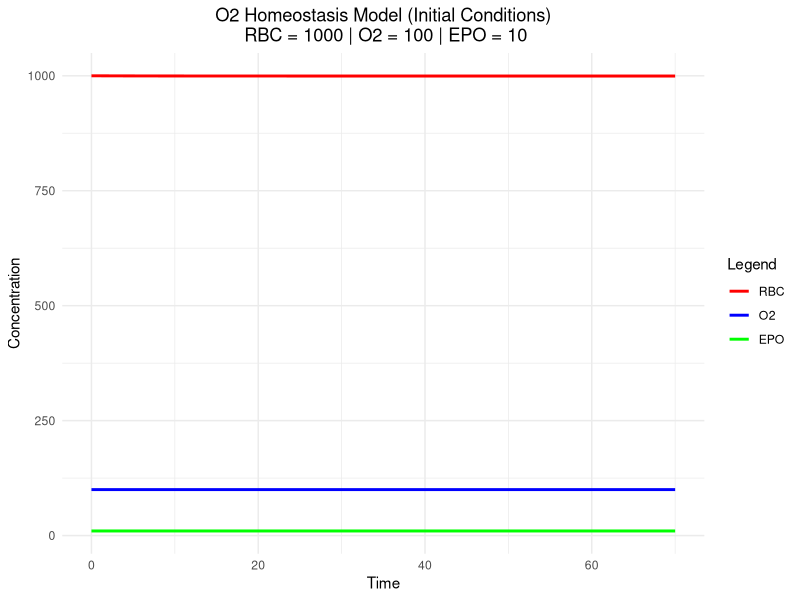
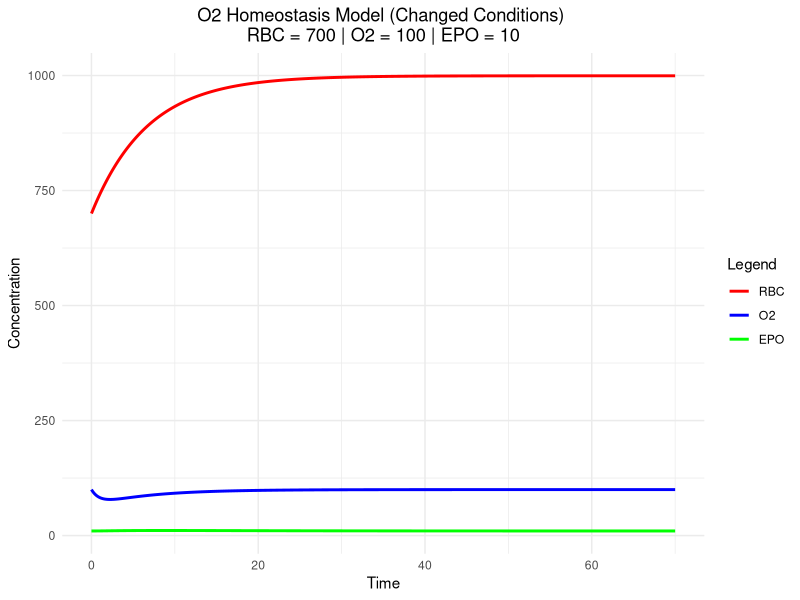
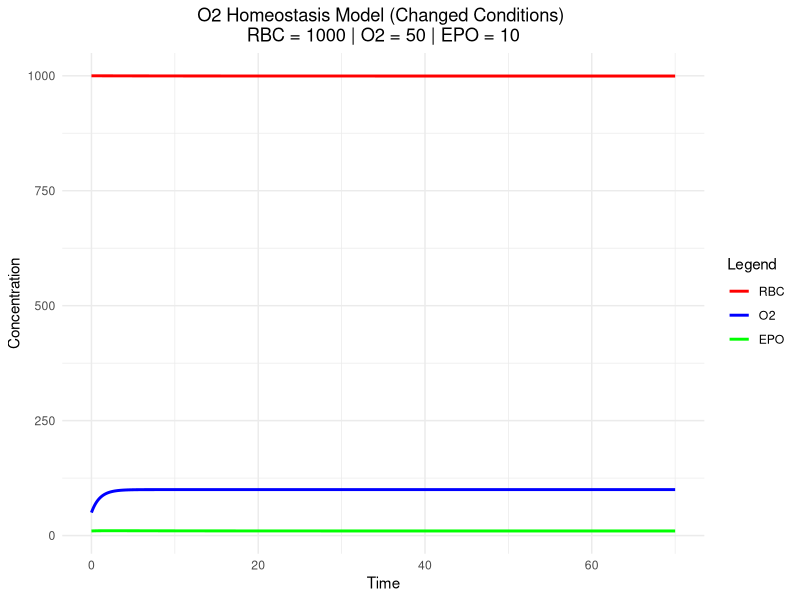
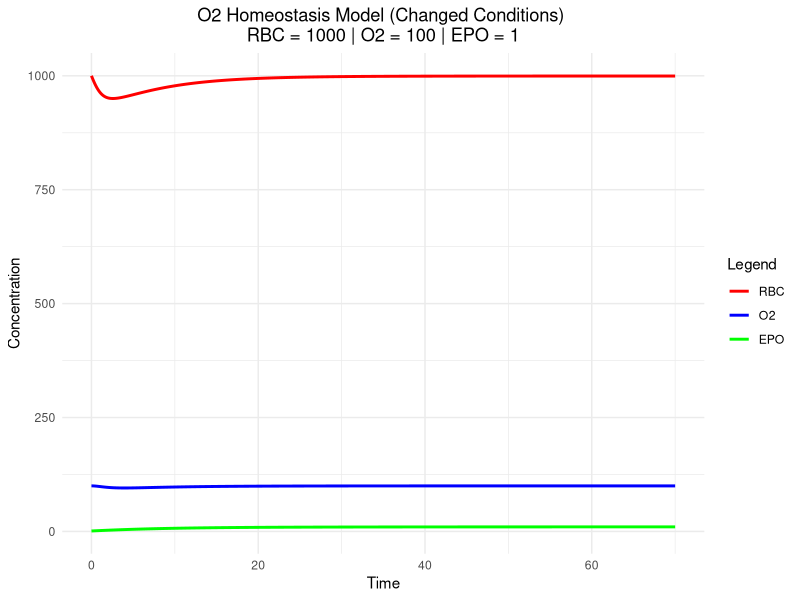
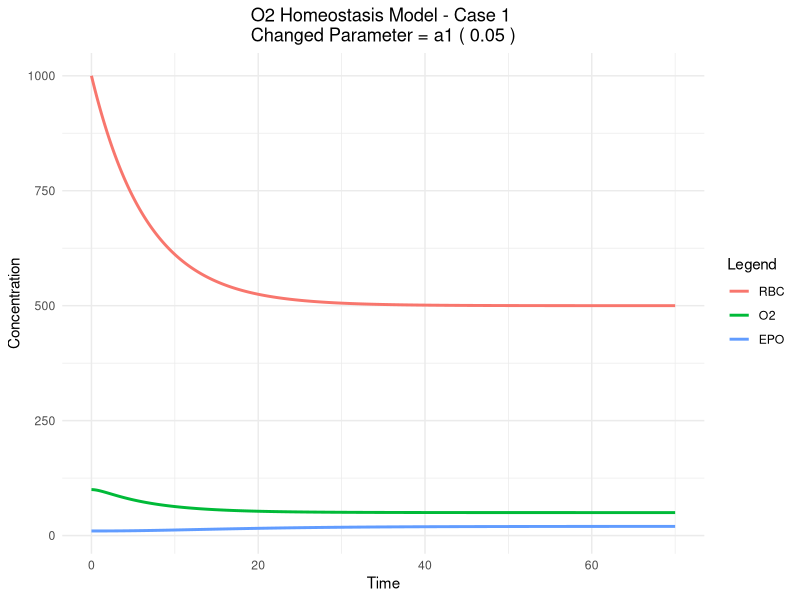
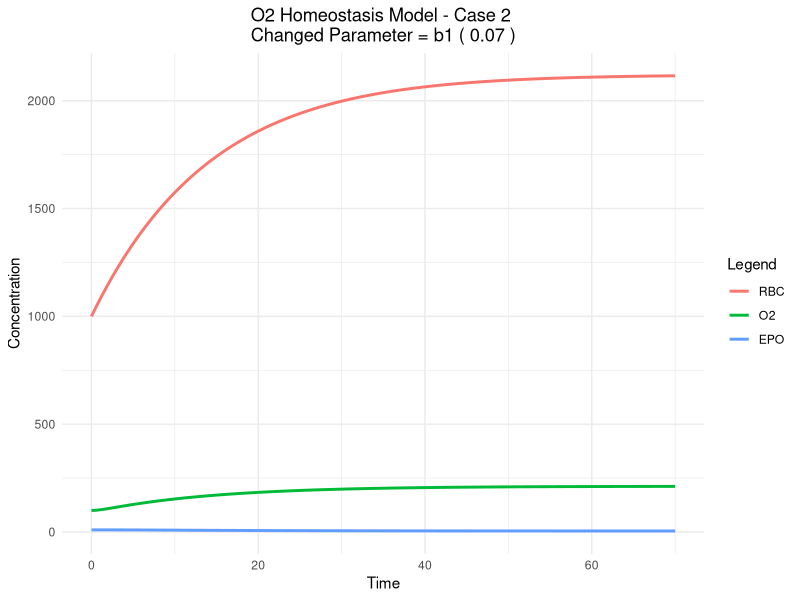
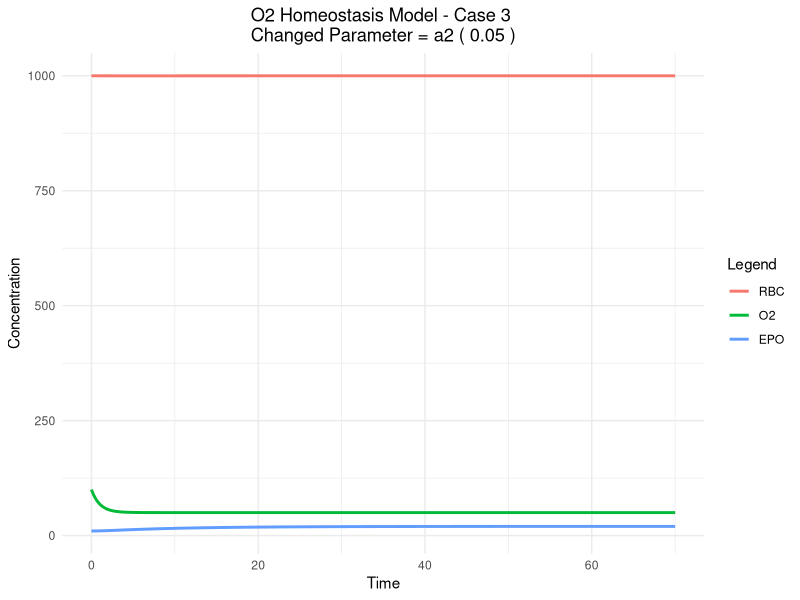
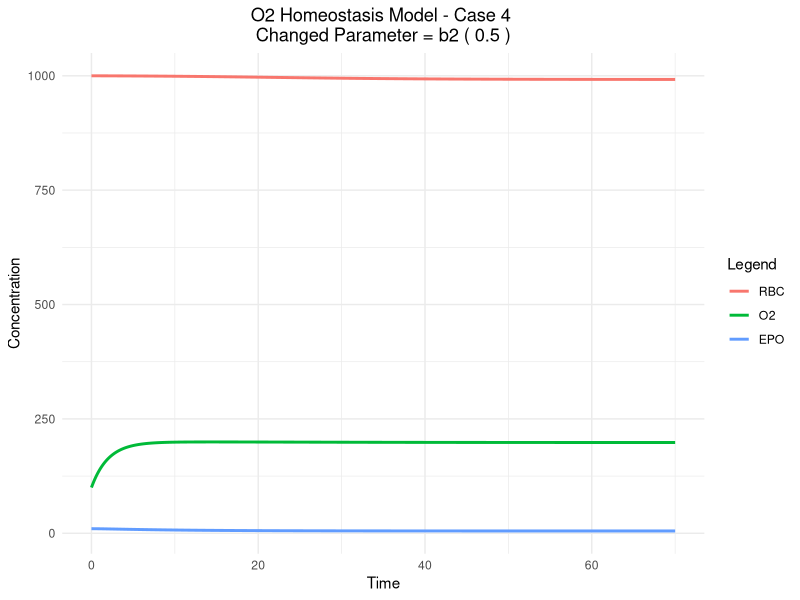

Here is the R script that generated these plots, in order:
## ---- chunk 1
knitr::opts_chunk$set(echo = FALSE, warning = FALSE, message = FALSE)
## ---- chunk 2
# Libraries used
library(deSolve)
library(ggplot2)
library(dplyr)
library(knitr)


# Define the system of ODEs
model <- function(t, y, params) {
  with(as.list(c(y, params)), {
    dRBC <- a1 * SC * (1 + 0.5 * EPO^4 / (2^4 + EPO^4)) - b1 * RBC
    dO2  <- a2 * RBC - b2 * O2
    dEPO <- a3 * O2^g3 - b3 * EPO
    return(list(c(dRBC, dO2, dEPO)))
  })
}

# Define parameters
params <- c(a1 = 0.1, b1 = 0.15, a2 = 0.1, b2 = 1.0, a3 = 100, 
            b3 = 0.1, g3 = -1, SC = 1000)

# Initial conditions for RBC, O2, and EPO
y0 <- c(RBC = 1000, O2 = 100, EPO = 10)

# Time sequence for simulation
times <- seq(0, 70, by = 0.1)

# Solve the system of ODEs
result_1 <- ode(y = y0, times = times, func = model, parms = params)

# Convert 'result' (matrix) to a dataframe for ggplot2
df <- as.data.frame(result_1)
df_long <- reshape2::melt(df, id.vars = "time")

# Plot using ggplot2
ggplot(df_long, aes(x = time, y = value, color = variable)) +
  geom_line(size = 1) +
  labs(x = "Time", y = "Concentration", color = "Legend", title = "O2 Homeostasis Model (Initial Conditions)\n RBC = 1000 | O2 = 100 | EPO = 10") +
  theme_minimal() +
  theme(legend.position = "right", plot.title = element_text(hjust = 0.5)) +
      scale_color_manual(values=c('Red','Blue', "Green"))

# Creating a data table
# Assuming you already have a dataset with a time column
# Example: result is your data frame with a 'time' column
# df1 <- df %>%
#   mutate(formatted_time = sapply(time, function(t) {
#     h <- floor(t)  # Extract whole hours
#     m <- round((t - h) * 60)  # Convert fractional part to minutes
#     paste(h, "hrs", m, "mins")
#   }))
# 
# kable(as.data.frame(df1), digits = 5, caption = "ODE Simulation Results (Steady State)")
## ---- chunk 3
# Load necessary libraries
library(deSolve)  # For ODE solving
library(ggplot2)  # For plotting
library(reshape2) # For melting data

# List of initial conditions to test (changing RBC, O2, and EPO values)
initial_conditions_list <- list(
  c(RBC = 700, O2 = 100, EPO = 10),
  c(RBC = 1000, O2 = 50, EPO = 10),
  c(RBC = 1000, O2 = 100, EPO = 1)
)

# Loop through each initial condition
for (i in seq_along(initial_conditions_list)) {
  
  # Extract current initial conditions
  initial_conditions <- initial_conditions_list[[i]]
  
  # Solve the ODE system
  result_2 <- ode(y = initial_conditions, times = times, func = model, parms = params)
  
  # Convert 'result' (matrix) to a dataframe for ggplot2
  df_2 <- as.data.frame(result_2)
  df_long_2 <- reshape2::melt(df_2, id.vars = "time")
  
  # Create a dynamic title based on the current initial conditions
  plot_title <- paste("O2 Homeostasis Model (Changed Conditions)",  
                      "\nRBC =", initial_conditions["RBC"], 
                      "| O2 =", initial_conditions["O2"], 
                      "| EPO =", initial_conditions["EPO"])
  
  # Create plot
  p <- ggplot(df_long_2, aes(x = time, y = value, color = variable)) +
    geom_line(size = 1) +
    labs(x = "Time", y = "Concentration", color = "Legend", title = plot_title) +
    theme_minimal() +
    theme(legend.position = "right", plot.title = element_text(hjust = 0.5)) + 
    scale_color_manual(values=c('Red','Blue', "Green"))
  
    print(p)  # Explicitly print the plot inside the loop
  # 
   df2 <- df_2 %>%
   mutate(formatted_time = sapply(time, function(t) {
     h <- floor(t)  # Extract whole hours
     m <- round((t - h) * 60)  # Convert fractional part to minutes
     paste(h, "hrs", m, "mins")
   }))
   
   print(kable(as.data.frame(df2), digits = 5, caption = plot_title))

}

## ---- chunk 4

## ---- chunk 5
# List of changed parameters to test
changed_param_list <- list(
  c(a1 = 0.05, b1 = 0.15, a2 = 0.1, b2 = 1.0, a3 = 100, b3 = 0.1, g3 = -1, SC = 1000),
  c(a1 = 0.1, b1 = 0.07, a2 = 0.1, b2 = 1.0, a3 = 100, b3 = 0.1, g3 = -1, SC = 1000),
  c(a1 = 0.1, b1 = 0.15, a2 = 0.05, b2 = 1.0, a3 = 100, b3 = 0.1, g3 = -1, SC = 1000),
  c(a1 = 0.1, b1 = 0.15, a2 = 0.1, b2 = 0.5, a3 = 100, b3 = 0.1, g3 = -1, SC = 1000),
  c(a1 = 0.1, b1 = 0.15, a2 = 0.1, b2 = 1.0, a3 = 50, b3 = 0.1, g3 = -1, SC = 1000),
  c(a1 = 0.1, b1 = 0.15, a2 = 0.1, b2 = 1.0, a3 = 100, b3 = 0.05, g3 = -1, SC = 1000),
  c(a1 = 0.1, b1 = 0.15, a2 = 0.1, b2 = 1.0, a3 = 100, b3 = 0.1, g3 = -1.5, SC = 1000),
  c(a1 = 0.1, b1 = 0.15, a2 = 0.1, b2 = 1.0, a3 = 100, b3 = 0.1, g3 = -1, SC = 500)
)

# Loop through each initial condition
for (i in seq_along(changed_param_list)) {
  
  # Extract current initial conditions
  changed_param <- changed_param_list[[i]]
  
  param_names <- c("a1", "b1", "a2", "b2", "a3", "b3", "g3", "SC")
  
  # Solve the ODE system
  result_3 <- ode(y = y0, times = times, func = model, parms = changed_param)
  
  # Convert 'result' (matrix) to a dataframe for ggplot2
  df_3 <- as.data.frame(result_3)
  df_long_3 <- reshape2::melt(df_3, id.vars = "time")
  
  # Create a dynamic title based on the current initial conditions
  plot_title <- paste("O2 Homeostasis Model - Case", i, "\nChanged Parameter =", param_names[i], "(", changed_param[i],")")
  
  # Create plot
  p <- ggplot(df_long_3, aes(x = time, y = value, color = variable)) +
    geom_line(size = 1) +
    labs(x = "Time", y = "Concentration", color = "Legend", title = plot_title) +
    theme_minimal() +
    theme(legend.position = "right", plot.title = element_text(hjust = 0.5))
  
    print(p)  # Explicitly print the plot inside the loop
  # 
  # df2 <- df_2 %>%
  # mutate(formatted_time = sapply(time, function(t) {
  #   h <- floor(t)  # Extract whole hours
  #   m <- round((t - h) * 60)  # Convert fractional part to minutes
  #   paste(h, "hrs", m, "mins")
  # }))
  # 
  # print(kable(as.data.frame(df2), digits = 5, caption = plot_title))

}

## ---- chunk 6

# Lower g3, Higher SC

  # Define parameters
  params <- c(a1 = 0.1, b1 = 0.15, a2 = 0.1, b2 = 1.0, a3 = 100, 
              b3 = 0.1, g3 = -1.5, SC = 1500)
  
  # Initial conditions for RBC, O2, and EPO
  y0 <- c(RBC = 1000, O2 = 100, EPO = 10)
  
  # Time sequence for simulation
  times <- seq(0, 70, by = 0.1)
  
  # Solve the system of ODEs
  result_1 <- ode(y = y0, times = times, func = model, parms = params)
  
  # Convert 'result' (matrix) to a dataframe for ggplot2
  df <- as.data.frame(result_1)
  df_long <- reshape2::melt(df, id.vars = "time")
  
  # Plot using ggplot2
  ggplot(df_long, aes(x = time, y = value, color = variable)) +
    geom_line(size = 1) +
    labs(x = "Time", y = "Concentration", color = "Legend", title = "Lower g3 [-1.5], Higher SC [1500]") +
    theme_minimal() +
    theme(legend.position = "right", plot.title = element_text(hjust = 0.5)) +
        scale_color_manual(values=c('Red','Blue', "Green"))


# Lower A2, Higher RBC
  params <- c(a1 = 0.1, b1 = 0.15, a2 = 0.05, b2 = 1.0, a3 = 100, 
              b3 = 0.1, g3 = -1, SC = 1000)
  
  # Initial conditions for RBC, O2, and EPO
  y0 <- c(RBC = 1500, O2 = 100, EPO = 10)
  
  # Time sequence for simulation
  times <- seq(0, 70, by = 0.1)
  
  # Solve the system of ODEs
  result_1 <- ode(y = y0, times = times, func = model, parms = params)
  
  # Convert 'result' (matrix) to a dataframe for ggplot2
  df <- as.data.frame(result_1)
  df_long <- reshape2::melt(df, id.vars = "time")
  
  # Plot using ggplot2
  ggplot(df_long, aes(x = time, y = value, color = variable)) +
    geom_line(size = 1) +
    labs(x = "Time", y = "Concentration", color = "Legend", title = "Lower a2 [0.05], Higher RBC [1500]") +
    theme_minimal() +
    theme(legend.position = "right", plot.title = element_text(hjust = 0.5)) +
        scale_color_manual(values=c('Red','Blue', "Green"))


# Lower A2, Lower O2
  # Define parameters
  params <- c(a1 = 0.1, b1 = 0.15, a2 = 0.05, b2 = 1.0, a3 = 100, 
              b3 = 0.1, g3 = -1, SC = 1000)
  
  # Initial conditions for RBC, O2, and EPO
  y0 <- c(RBC = 1000, O2 = 25, EPO = 10)
  
  # Time sequence for simulation
  times <- seq(0, 70, by = 0.1)
  
  # Solve the system of ODEs
  result_1 <- ode(y = y0, times = times, func = model, parms = params)
  
  # Convert 'result' (matrix) to a dataframe for ggplot2
  df <- as.data.frame(result_1)
  df_long <- reshape2::melt(df, id.vars = "time")
  
  # Plot using ggplot2
  ggplot(df_long, aes(x = time, y = value, color = variable)) +
    geom_line(size = 1) +
    labs(x = "Time", y = "Concentration", color = "Legend", title = "Lower a2 [0.05], Lower O2 [25]") +
    theme_minimal() +
    theme(legend.position = "right", plot.title = element_text(hjust = 0.5)) +
        scale_color_manual(values=c('Red','Blue', "Green"))
